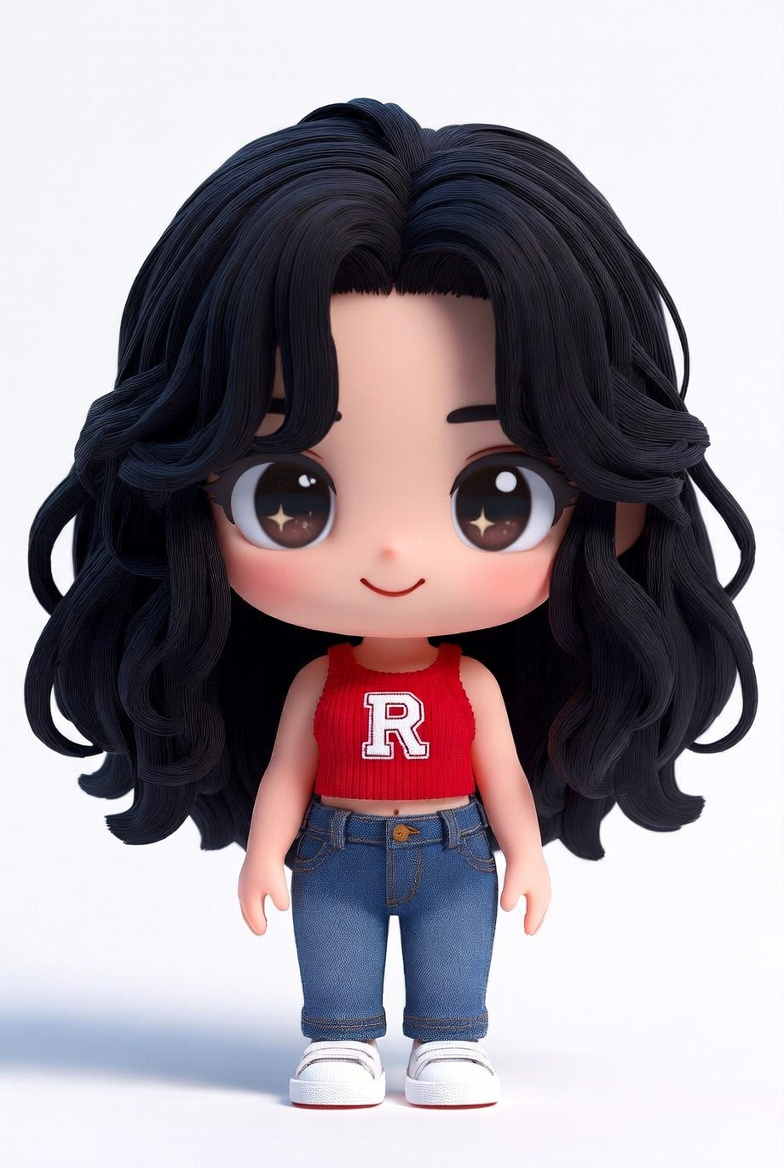
#> input picture sticker_engine/sticker_engine/resources/base_images/星星布丁/base1.jpg, 784 x 1168 px
$ python -i make_icon.py   (imports and definitions only)
#> lines starting #> are read from the running program, lines starting #| are printed output that depends on the picture; after the words box and inside, x2 and y2 are one past the last pixel; in counts of white or black regions, pixels touching at a corner belong together
#> in make_icon, img is the input picture: PIL image 784x1168 RGB; mean R, G, B 157.1, 148.2, 155.7
### .openclaw/skills/lyzbcy-sticker-creator/scripts/face_detect.py
#!/usr/bin/env python3
"""
面部/头部检测工具 - 面部检测 + 头部区域裁剪

功能：从表情图中智能检测角色头部位置，用于制作图标/封面

检测方法（按优先级）：
1. OpenCV Haar Cascade 人脸检测（精确，需安装 opencv-python）
2. Pillow 启发式检测（像素密度 + 上半身推断，纯Pillow实现）

使用方式：
    # 检测单张图
    python face_detect.py --input image.png

    # 裁剪头部区域并保存
    python face_detect.py --input image.png --output head.png

    # 批量处理
    python face_detect.py --input-dir ./最终版/ --output-dir ./头部/

依赖：
    pip install Pillow
    pip install opencv-python  # 可选，用于精确人脸检测
"""

import argparse
import os
from pathlib import Path

try:
    from PIL import Image
except ImportError:
    print("请安装 Pillow: pip install Pillow")
    exit(1)


# ============ 方法1：OpenCV 人脸检测 ============

def detect_face_opencv(image_path):
    """使用 OpenCV Haar Cascade 检测人脸，返回 (x, y, w, h) 或 None"""
    try:
        import cv2
        import numpy as np
    except ImportError:
        return None

    # Windows 下中文路径对 cv2.imread 不稳定，改用 fromfile + imdecode
    image_bytes = np.fromfile(image_path, dtype=np.uint8)
    img = cv2.imdecode(image_bytes, cv2.IMREAD_COLOR)
#> img: shape (1168, 784, 3)
    if img is None:
        return None

    gray = cv2.cvtColor(img, cv2.COLOR_BGR2GRAY)
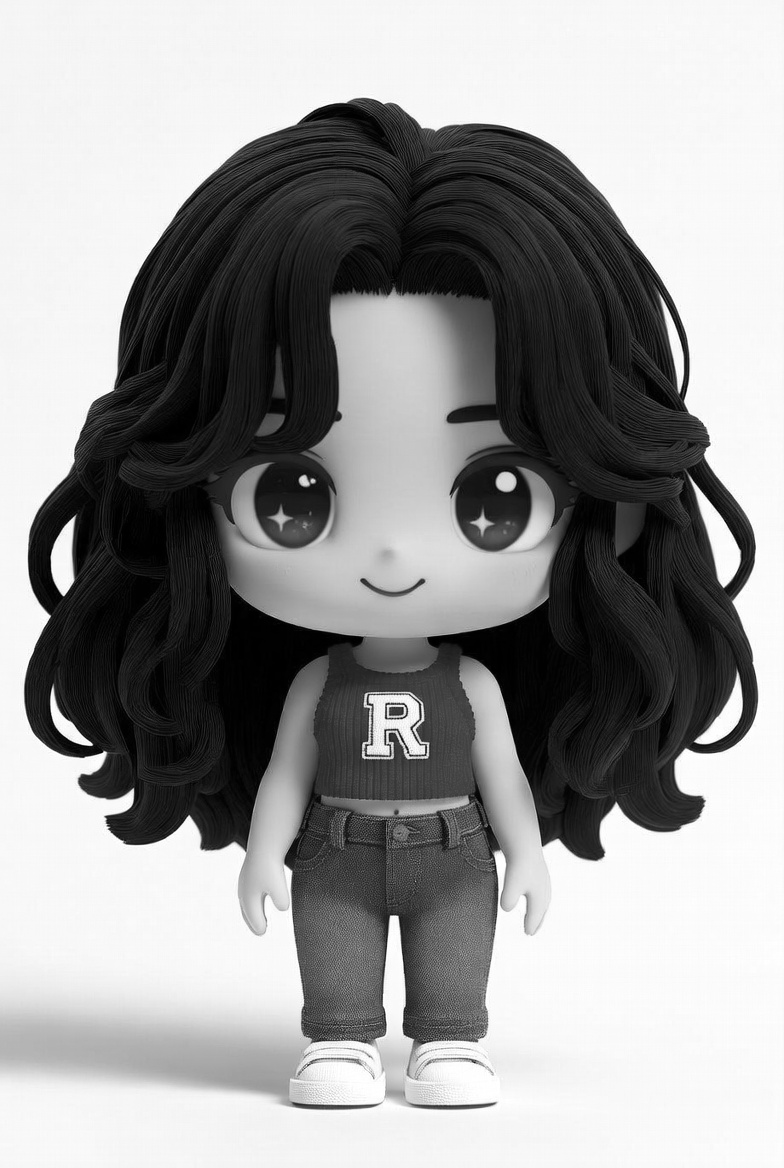
#> gray: shape (1168, 784); min 0, max 255, mean 151.7

    # 尝试多个级联分类器
    cascade_files = [
        cv2.data.haarcascades + 'haarcascade_frontalface_default.xml',
        cv2.data.haarcascades + 'haarcascade_frontalface_alt.xml',
        cv2.data.haarcascades + 'haarcascade_frontalface_alt2.xml',
    ]

    for cascade_file in cascade_files:
        if not os.path.exists(cascade_file):
            continue
        face_cascade = cv2.CascadeClassifier(cascade_file)
        faces = face_cascade.detectMultiScale(gray, scaleFactor=1.1, minNeighbors=5, minSize=(30, 30))
        if len(faces) > 0:
            # 返回最大的脸
            faces = sorted(faces, key=lambda f: f[2] * f[3], reverse=True)
            x, y, w, h = faces[0]
            return (x, y, w, h)
#> this loop made 1 pass
#> (x, y, w, h) on pass 1: (195, 517, 402, 402)
#> after the loop, h = 402; w = 402; x = 195; y = 517

    # 尝试侧脸检测
    profile_cascade = cv2.data.haarcascades + 'haarcascade_profileface.xml'
    if os.path.exists(profile_cascade):
        face_cascade = cv2.CascadeClassifier(profile_cascade)
        faces = face_cascade.detectMultiScale(gray, scaleFactor=1.1, minNeighbors=5, minSize=(30, 30))
        if len(faces) > 0:
            faces = sorted(faces, key=lambda f: f[2] * f[3], reverse=True)
            x, y, w, h = faces[0]
            return (x, y, w, h)

    return None


# ============ 方法2：Pillow 启发式头部检测 ============

# [78 lines left out: functions get_alpha_bbox, detect_head_pillow, not called in this run]


# ============ 统一接口 ============

def detect_face(image_path, prefer_opencv=True):
    """
    统一的人脸/头部检测接口

    Args:
        image_path: 图片路径
        prefer_opencv: 是否优先使用 OpenCV

    Returns:
        dict: {
            'bbox': (x, y, w, h),  # 检测到的区域边界框
            'method': 'opencv' | 'pillow',  # 使用的检测方法
            'confidence': float,  # 置信度（仅 OpenCV）
        }
    """
    result = {'bbox': None, 'method': 'none', 'confidence': 0}

    # 尝试 OpenCV
    if prefer_opencv:
        face = detect_face_opencv(image_path)
#> face = (195, 517, 402, 402)
        if face:
            result['bbox'] = face
            result['method'] = 'opencv'
            result['confidence'] = 0.8
            return result

    # 回退到 Pillow 启发式
    head = detect_head_pillow(image_path)
    if head:
        result['bbox'] = head
        result['method'] = 'pillow'
        result['confidence'] = 0.6
        return result

    return result


# ============ 头部裁剪 ============

# [104 lines left out: functions crop_head, main, not called in this run]


# [2 lines that do not run on import are left out]

### .openclaw/skills/lyzbcy-sticker-creator/scripts/make_icon.py
#!/usr/bin/env python3
"""
图标生成工具 - 从表情图中生成微信平台发布的图标

微信平台要求：
- 尺寸：50×50 像素
- 格式：PNG（>100KB 会被压缩）
- 选取最具辨识度和清晰的图片，画面尽量简洁
- 建议使用仅含表情角色的头部正面图像做图标
- 形象不应有白色描边，避免锯齿
- 透明背景
- 不要出现正方形边框，避免表情主体出现生硬的直角边缘
- 合理安排图片布局，避免过多留白
- 不同的表情专辑应使用不一样的图片做图标

生成策略：
1. 使用 face_detect.py 检测角色头部位置
2. 裁剪头部区域
3. 缩放至50×50，角色居中
4. 确保无直角边缘（圆形/圆角裁剪可选）
5. 保持透明背景

使用方式：
    python make_icon.py --input 开心比耶.png --output ./图标/图标.png
    python make_icon.py --input-dir ./最终版/ --output-dir ./图标/
"""

import argparse
import os
import sys
from pathlib import Path

# 添加同目录路径以导入 face_detect
sys.path.insert(0, os.path.dirname(os.path.abspath(__file__)))

try:
    from PIL import Image, ImageDraw
except ImportError:
    print("请安装 Pillow: pip install Pillow")
    exit(1)

from face_detect import detect_face, get_alpha_bbox


def make_icon(image_path, output_path, prefer_opencv=True):
    """
    生成图标（50×50 PNG透明背景）

    Args:
        image_path: 输入图片路径
        output_path: 输出路径
        prefer_opencv: 是否优先使用OpenCV人脸检测
    """
    SIZE = 50

    img = Image.open(image_path)
    if img.mode != 'RGBA':
        img = img.convert('RGBA')

    # 尝试检测人脸/头部
    face_result = detect_face(image_path, prefer_opencv=prefer_opencv)
#> face_result = {'bbox': (195, 517, 402, 402), 'method': 'opencv', 'confidence': 0.8}

    if face_result['bbox'] and face_result['method'] != 'none':
        x, y, w, h = face_result['bbox']
#> x = 195; y = 517; w = 402; h = 402

        # 图标用更稳的方形构图：保住完整脸、头发和一点肩部空间
        face_cx = x + w / 2
#> face_cx = 396
        face_cy = y + h / 2
#> face_cy = 718
        crop_size = int(max(w, h) * 2.4)
#> crop_size = 964
        crop_size = max(crop_size, int(min(img.width, img.height) * 0.42))
        crop_size = min(crop_size, max(img.width, img.height))
        crop_left = int(face_cx - crop_size / 2)
#> crop_left = -86
        crop_top = int(face_cy - crop_size * 0.42)
#> crop_top = 313
        crop_left = max(0, min(crop_left, img.width - crop_size))
#> crop_left = 0
        crop_top = max(0, min(crop_top, img.height - crop_size))
#> crop_top = 204
        crop_box = (
            crop_left,
            crop_top,
            min(img.width, crop_left + crop_size),
            min(img.height, crop_top + crop_size)
        )
#> crop_box = (0, 204, 784, 1168)
        cropped = img.crop(crop_box)
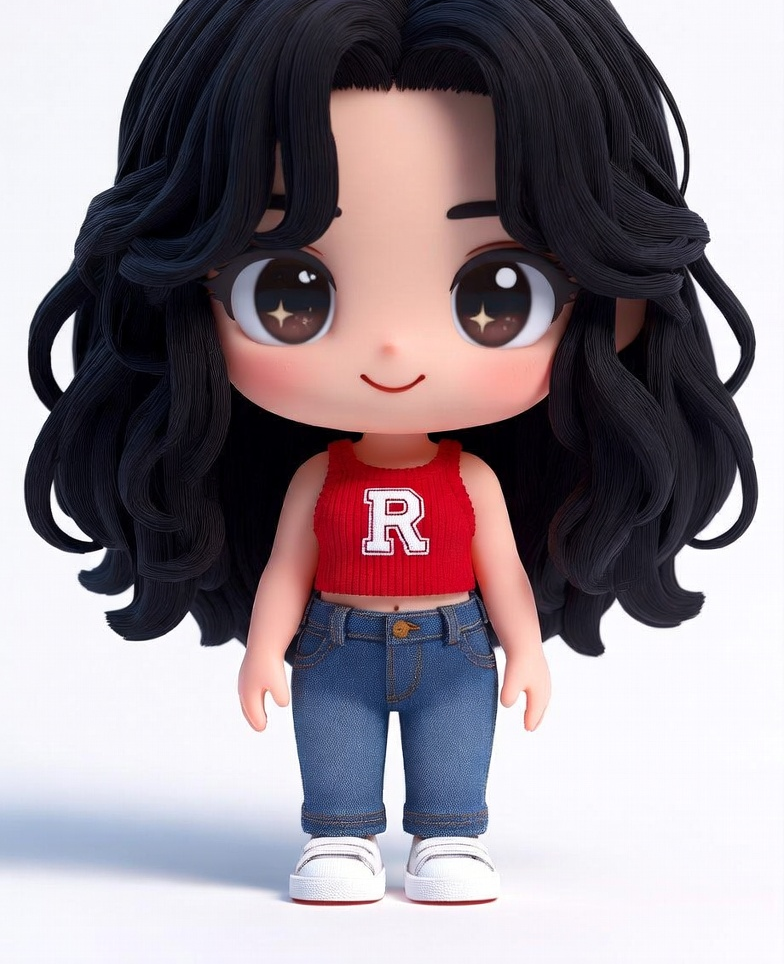
#> cropped: PIL image 784x964 RGBA; mean R, G, B, A 146.2, 135.5, 143, 255
        print(f"  ✅ 图标 [{face_result['method']}]: head at ({x},{y}) {w}×{h}")
#|   ✅ 图标 [opencv]: head at (195,517) 402×402
    else:
        # 回退：基于alpha通道的包围盒取上半部分
        bbox = get_alpha_bbox(img)
        if bbox:
            left, top, right, bottom = bbox
            char_w = right - left
            char_h = bottom - top
            # 回退时也保持尽量完整的人头和上半身，不只截半张脸
            head_h = int(char_h * 0.68)
            crop_size = max(char_w, head_h)
            crop_left = max(0, min(int((left + right) / 2 - crop_size / 2), img.width - crop_size))
            crop_top = max(0, min(int(top - char_h * 0.06), img.height - crop_size))
            head_box = (
                crop_left,
                crop_top,
                min(img.width, crop_left + crop_size),
                min(img.height, crop_top + crop_size)
            )
            cropped = img.crop(head_box)
            print(f'  ⚠️  回退模式：取角色上半身方形构图')
        else:
            # 完全回退：裁剪图片上方中心
            w, h = img.size
            crop_size = min(w, int(h * 0.72))
            crop_box = (
                max(0, w // 2 - crop_size // 2),
                0,
                min(w, w // 2 + crop_size // 2),
                min(h, crop_size)
            )
            cropped = img.crop(crop_box)
            print(f'  ⚠️  回退模式：取图片上方中心')

    # 缩放到50×50（保持比例）
    crop_w, crop_h = cropped.size
#> crop_w = 784; crop_h = 964
    scale = min(SIZE / crop_w, SIZE / crop_h)
#> scale = 0.0519
    new_w = int(crop_w * scale)
#> new_w = 40
    new_h = int(crop_h * scale)
#> new_h = 50

    # 确保至少30px（太小说明检测有问题）
    if new_w < 30 or new_h < 30:
        scale = max(30 / crop_w, 30 / crop_h)
        new_w = max(30, int(crop_w * scale))
        new_h = max(30, int(crop_h * scale))

    resized = cropped.resize((new_w, new_h), Image.LANCZOS)
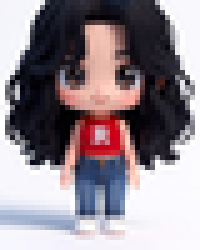
#> resized: PIL image 40x50 RGBA (shown 5 times larger); mean R, G, B, A 146, 135.4, 142.6, 255

    # 创建50×50透明画布
    canvas = Image.new('RGBA', (SIZE, SIZE), (0, 0, 0, 0))
#> canvas: PIL image 50x50 RGBA; every value is 0

    # 居中放置
    px = (SIZE - new_w) // 2
#> px = 5
    py = (SIZE - new_h) // 2
#> py = 0
    canvas.paste(resized, (px, py), resized)
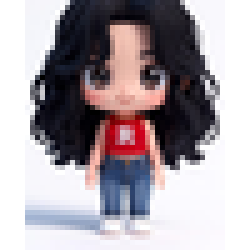
#> canvas: PIL image 50x50 RGBA (shown 5 times larger); mean R, G, B, A 116.8, 108.3, 114.1, 204; transparent parts drawn white

    # 确保无直角边缘（锐化透明边缘的直角像素）
    # 对边缘做轻微的alpha羽化
    alpha = canvas.getchannel('A')
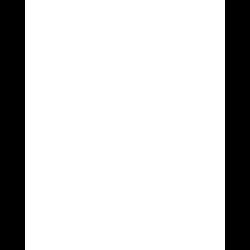
#> alpha: PIL image 50x50 L (shown 5 times larger); 80% white; 2 black regions, box (x1, y1, x2, y2) and area: (0, 0, 5, 50) 250, (45, 0, 50, 50) 250
    from PIL import ImageFilter
    alpha_blurred = alpha.filter(ImageFilter.GaussianBlur(radius=0.5))
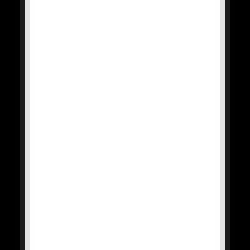
#> alpha_blurred: PIL image 50x50 L (shown 5 times larger); min 0, max 255, mean 204
    canvas.putalpha(alpha_blurred)
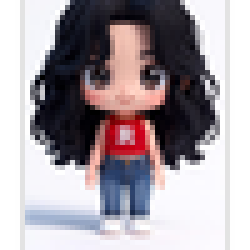
#> canvas: PIL image 50x50 RGBA (shown 5 times larger); mean R, G, B, A 116.8, 108.3, 114.1, 204; transparent parts drawn white

    # 保存
    os.makedirs(os.path.dirname(output_path) or '.', exist_ok=True)
    canvas.save(output_path, 'PNG', optimize=True)

    size_kb = os.path.getsize(output_path) / 1024
    print(f'  📁 图标已保存: {output_path} ({size_kb:.0f}KB)')

    return output_path


def main():
    parser = argparse.ArgumentParser(description='微信表情包图标生成工具（50×50 PNG透明背景）')
    parser.add_argument('--input', '-i', help='单张输入图片路径')
    parser.add_argument('--input-dir', help='批量输入目录（挑选最佳图片制作图标）')
    parser.add_argument('--output', '-o', help='输出路径（单张模式）')
    parser.add_argument('--output-dir', help='批量输出目录')
    parser.add_argument('--no-opencv', action='store_true', help='不使用OpenCV人脸检测')

    args = parser.parse_args()

    if args.input and args.output:
        make_icon(args.input, args.output, prefer_opencv=not args.no_opencv)
        return 0

    if args.input_dir and args.output_dir:
        input_dir = Path(args.input_dir)
        output_dir = Path(args.output_dir)
        output_dir.mkdir(parents=True, exist_ok=True)

        images = sorted(list(input_dir.glob('*.png')))
        if not images:
            print('❌ 未找到PNG图片')
            return 1

        from asset_selection import pick_best_image
        best_image, _ = pick_best_image([str(img) for img in images], 'icon')
        if not best_image:
            best_image = str(images[0])
        out_path = output_dir / '图标.png'
        make_icon(best_image, str(out_path), prefer_opencv=not args.no_opencv)
        return 0

    parser.print_help()
    return 1


# [2 lines not run here, left out]

>>> result = make_icon('../../../../sticker_engine/sticker_engine/resources/base_images/星星布丁/base1.jpg', 'out.png')

$ run again, on sticker_engine/sticker_engine/resources/base_images/星星布丁/base3.png
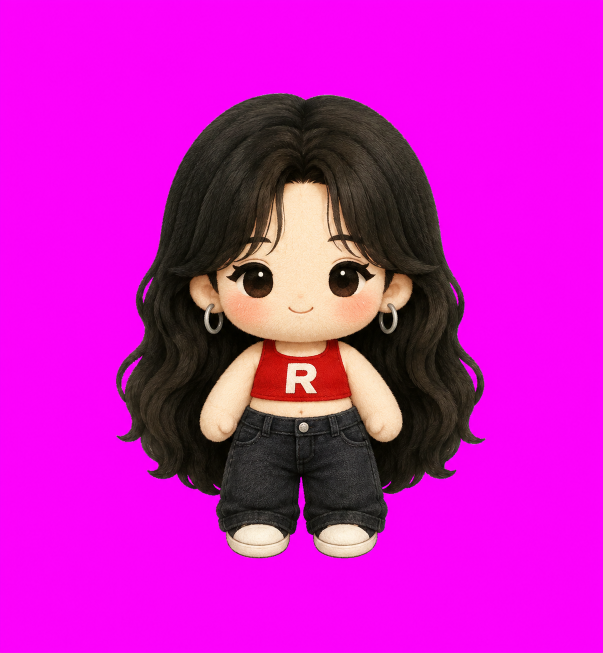
#> input picture sticker_engine/sticker_engine/resources/base_images/星星布丁/base3.png, 1205 x 1305 px (shown at 1/2 size)
#> in make_icon, img is the input picture: PIL image 1205x1305 RGB; mean R, G, B 201.8, 24.7, 191.1
#> in detect_face_opencv, `gray = cv2.cvtColor(img, cv2.COLOR_BGR2GRAY)`:
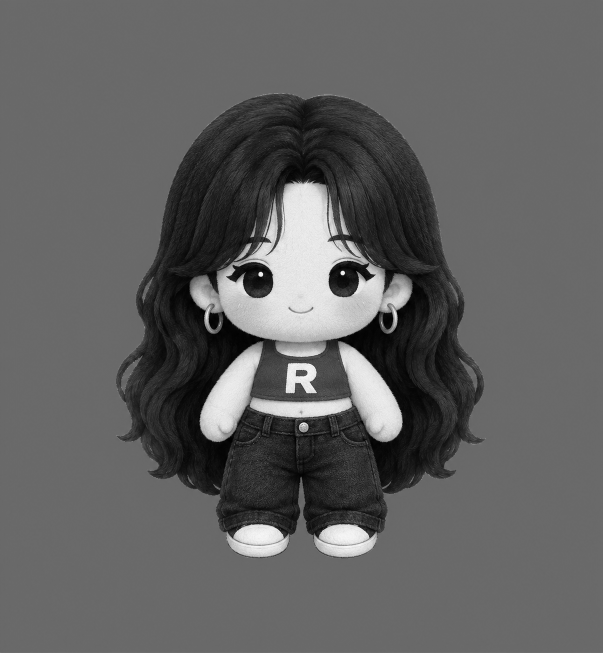
#> gray: shape (1305, 1205) (shown at 1/2 size); min 0, max 254, mean 96.7
#> faces = ()
#|   ✅ 图标 [pillow]: head at (301,0) 602×652
#> alpha: PIL image 50x50 L; 90.2% white; 1 black region, box (x1, y1, x2, y2) and area: (0, 0, 50, 50) 246
#> in make_icon, `canvas.putalpha(alpha_blurred)`:
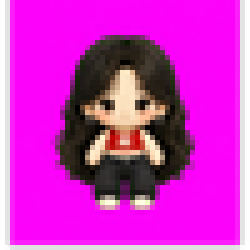
#> canvas: PIL image 50x50 RGBA (shown 5 times larger); mean R, G, B, A 181.8, 22.2, 172.2, 229.9; transparent parts drawn white
